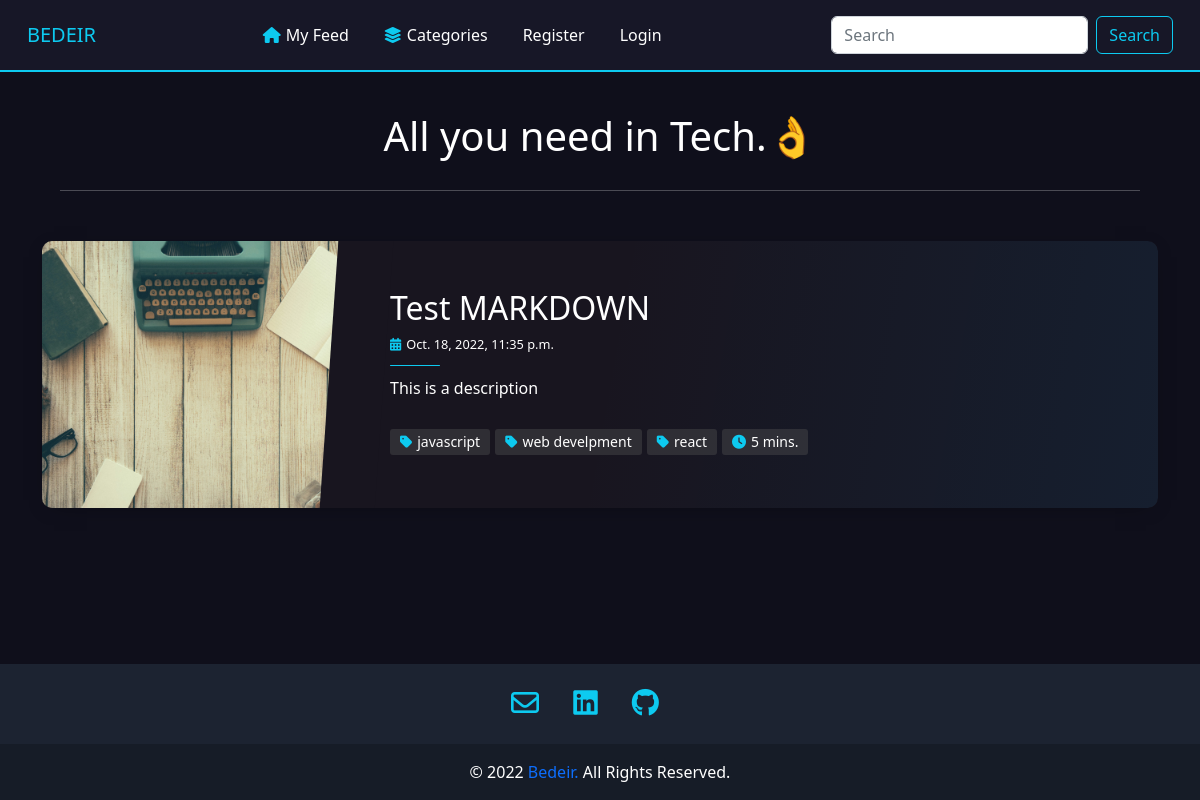
The page / on the database its author committed.
### blog/models.py (models this page shows, shortened)
class Article(models.Model):
  categoryList = [
        ("javascript" , "JavaScript"),
        ("web develpment" , "Web Develpment"),
        ("react" , "React"),
        ("python" , "Python"),
        ("other", "Other"),
    ]
  owner = models.ForeignKey(User, on_delete=models.CASCADE, related_name='articles')
  title = models.CharField(max_length = 200)
  desc = models.CharField(max_length = 200)
  artImage = models.ImageField(upload_to = 'art_photos', default = './images/default.jpg', null = True, blank = True)
  content = models.TextField()
  category = MultiSelectField(choices=categoryList,  max_choices=3)
  created = models.DateTimeField(default=now, editable=False)
  bookmarks = models.ManyToManyField(User, related_name='bookmarks')
  upvote = models.ManyToManyField(User, related_name='up')
  downvote = models.ManyToManyField(User, related_name='down')
  class Meta:
    ordering = ['-created']

### blog/views.py (the view)
# urls.py: path('', views.index, name='index'),
def index(request):
  if 'q' in request.GET and request.GET['q'] != '':
    q = request.GET['q']
    mutliQ = Q(Q(title__icontains = q) | Q(desc__icontains = q))
    articles = Article.objects.filter(mutliQ)
    message = f"All You need About \"{q}\""
  else :
    articles = Article.objects.all()
    message = False
  return render(request, 'index.html', {
    'articles': articles,
    'search': message,
  })

### blog/templates/index.html (shortened to what this page needs)
{% extends './layout.html' %}
{% load static %}
{% block links %}
<link rel="stylesheet" href="{% static 'css/index.css' %}" />
{% endblock links %}
{% block body %}
<div class="header">
  {% if search %}
    <h1>{{search}}</h1>
    {% else %}
    <h1>All you need in Tech.👌</h1>
  {% endif %}
  <hr>
</div>
<div class="container blog-content">
  {% for post in articles %}
  <article class="postcard dark blue" data-card="{{post.id}}">
    <a class="postcard__img_link" href="{% url 'blog:singleArt' post.id %}">
      {% if post.artImage %}
        <img
          class="postcard__img"
          src="{{ post.artImage.url }}"
          alt="Image Title"
        />
      {% else %}
        <img
        class="postcard__img"
        src="../../media/images/default.jpg"
        alt="Image Title"
        />
      {% endif %}
    </a>
    <div class="postcard__text">
      <h1 class="postcard__title blue"><a href="{% url 'blog:singleArt' post.id %}">{{ post.title }}</a></h1>
      <div class="postcard__subtitle small">
          <i class="fas fa-calendar-alt mr-2"></i>{{ post.created }}
      </div>
      <div class="postcard__bar"></div>
      <div class="postcard__preview-txt">
        {{ post.desc }}
      </div>
      <ul class="postcard__tagbox">
        {% for cat in post.category %}
        <li class="tag__item"><i class="fas fa-tag mr-2"></i>{{cat}}</li>
        {% endfor %}
        <li class="tag__item"><i class="fas fa-clock mr-2"></i>5 mins.</li>
      </ul>
    </div>
  </article>
  {% endfor %}
</div>
{% endblock body %}

### blog/static/css/layout.css (style rules this page uses)
:root { --base-color: #0f0f1b; --second-color: #171727; --mid-color: #161e2e; --back-color: #bbe1fa; --primary-color: 111, 76, 255; --text-color: 256, 256, 256; }
* { padding: 0; margin: 0; box-sizing: border-box; }
li { margin-right: 19px; }
body { background-color: var(--base-color); display: flex; flex-direction: column; min-height: 100vh; }
i { color: var(--bs-cyan); margin-right: 5px; }
.header { text-align: center; color: var(--bs-white); margin-top: 40px; }
.header hr { margin: 30px auto; width: 90%; }

### blog/static/css/index.css (style rules this page uses)
body { font-size: 16px; color: #ffffff; text-rendering: optimizeLegibility; font-weight: initial; }
.dark { background: #110f16; }
a, a:hover { text-decoration: none; transition: color 0.3s ease-in-out; }
.postcard { flex-wrap: wrap; display: flex; box-shadow: 0 4px 21px -12px rgba(0, 0, 0, 0.66); border-radius: 10px; margin: 0 0 2rem 0; overflow: hidden; position: relative; color: #ffffff; }
.postcard.dark { background-color: #18151f; }
.postcard a { color: inherit; }
.postcard h1, .postcard .h1 { margin-bottom: 0.5rem; font-weight: 500; line-height: 1.2; }
.postcard .small { font-size: 80%; }
.postcard .postcard__title { font-size: 1.75rem; }
.postcard .postcard__img { max-height: 180px; width: 100%; object-fit: cover; position: relative; }
.postcard .postcard__img_link { display: contents; }
.postcard .postcard__bar { width: 50px; height: 10px; margin: 10px 0; border-radius: 5px; background-color: #424242; transition: width 0.2s ease; }
.postcard .postcard__text { padding: 1.5rem; position: relative; display: flex; flex-direction: column; }
.postcard .postcard__preview-txt { overflow: hidden; text-overflow: ellipsis; text-align: justify; height: 100%; }
.postcard .postcard__tagbox { display: flex; flex-flow: row wrap; font-size: 14px; margin: 20px 0 0 0; padding: 0; justify-content: center; }
.postcard .postcard__tagbox .tag__item { display: inline-block; background: rgba(83, 83, 83, 0.4); border-radius: 3px; padding: 2.5px 10px; margin: 0 5px 5px 0; cursor: default; user-select: none; transition: background-color 0.3s; }
.postcard:before { content: ""; position: absolute; top: 0; right: 0; bottom: 0; left: 0; background-image: linear-gradient(-70deg, #424242, transparent 50%); opacity: 1; border-radius: 10px; }
@media screen and (min-width: 769px) { .postcard { flex-wrap: inherit; } }
@media screen and (min-width: 769px) { .postcard .postcard__title { font-size: 2rem; } }
@media screen and (min-width: 769px) { .postcard .postcard__tagbox { justify-content: start; } }
@media screen and (min-width: 769px) { .postcard .postcard__img { max-width: 300px; max-height: 100%; transition: transform 0.3s ease; } }
@media screen and (min-width: 769px) { .postcard .postcard__text { padding: 3rem; width: 100%; } }
@media screen and (min-width: 769px) { .postcard:nth-child(2n+1) { flex-direction: row; } }
@media screen and (min-width: 769px) { .postcard:nth-child(2n+1) .postcard__text::before { left: -12px !important; transform: rotate(4deg); } }
@media screen and (min-width: 1024px) { .postcard__text { padding: 2rem 3.5rem; } }
@media screen and (min-width: 1024px) { .postcard__text:before { content: ""; position: absolute; display: block; top: -20%; height: 130%; width: 55px; } }
@media screen and (min-width: 1024px) { .postcard.dark .postcard__text:before { background: #18151f; } }
.blue .postcard__bar { background-color: var(--bs-cyan); }
.blue::before { background-image: linear-gradient(-30deg, rgba(0, 118, 189, 0.1), transparent 50%); }
@media screen and (min-width: 769px) { .blue::before { background-image: linear-gradient(-80deg, rgba(0, 118, 189, 0.1), transparent 50%); } }
.blog-content { margin-top: 50px; margin-bottom: 50px; }

### rows shown on the page
Article: artImage (placeholder picture), title "Test MARKDOWN", created "Oct. 18, 2022, 11:35 p.m.", desc "This is a description", category "javascript" "web develpment" "react"
